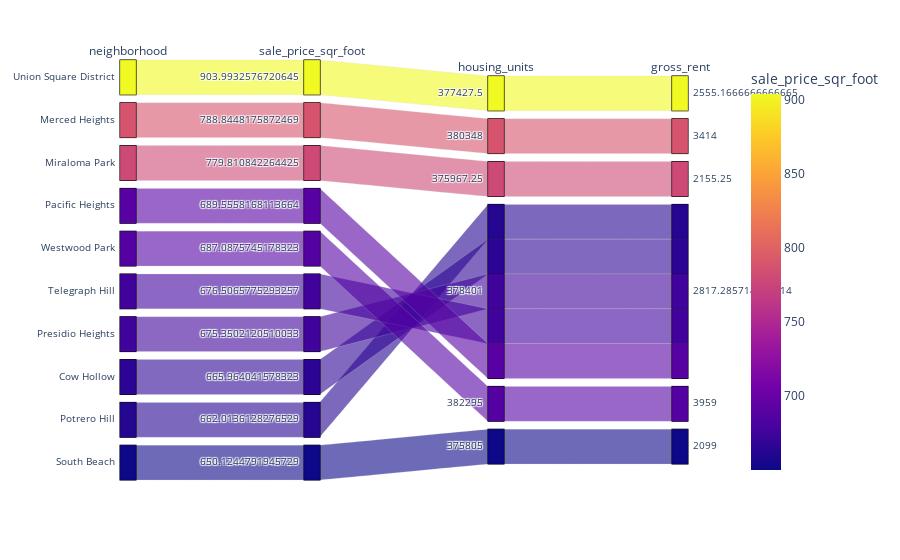

This figure's notebook cell:
### Code cell
# categories needs neighborhood, reset index to include in plot
top_ten_neigh.reset_index(inplace=True)
px.parallel_categories(
    top_ten_neigh, 
    dimensions= ["sale_price_sqr_foot","gross_rent","housing_units","neighborhood"],
    color="sale_price_sqr_foot")

### Figure 1 — Plotly figure (JSON) as saved in the notebook; plotly's stock layout.template omitted (floating-point values rounded to 4 significant figures)
{"data": [{"dimensions": [{"displayindex": 1, "label": "sale_price_sqr_foot", "values": [904.0, 788.8, 779.8, 689.6, 687.1, 676.5, 675.4, 666.0, 662.0, 650.1]}, {"displayindex": 3, "label": "gross_rent", "values": [2555.0, 3414, 2155.0, 2817.0, 3959, 2817.0, 2817.0, 2817.0, 2817.0, 2099]}, {"displayindex": 2, "label": "housing_units", "values": [377400.0, 380348, 376000.0, 378401, 382295, 378401, 378401, 378401, 378401, 375805]}, {"displayindex": 0, "label": "neighborhood", "values": ["Union Square District", "Merced Heights", "Miraloma Park", "Pacific Heights", "Westwood Park", "Telegraph Hill", "Presidio Heights", "Cow Hollow", "Potrero Hill", "South Beach"]}], "domain": {"x": [0, 1], "y": [0, 1]}, "line": {"color": [904.0, 788.8, 779.8, 689.6, 687.1, 676.5, 675.4, 666.0, 662.0, 650.1], "coloraxis": "coloraxis"}, "name": "", "type": "parcats"}], "layout": {"autosize": true, "coloraxis": {"colorbar": {"title": {"text": "sale_price_sqr_foot"}}, "colorscale": [[0, "#0d0887"], [0.1111, "#46039f"], [0.2222, "#7201a8"], [0.3333, "#9c179e"], [0.4444, "#bd3786"], [0.5556, "#d8576b"], [0.6667, "#ed7953"], [0.7778, "#fb9f3a"], [0.8889, "#fdca26"], [1, "#f0f921"]]}, "legend": {"tracegroupgap": 0}, "margin": {"t": 60}}}
